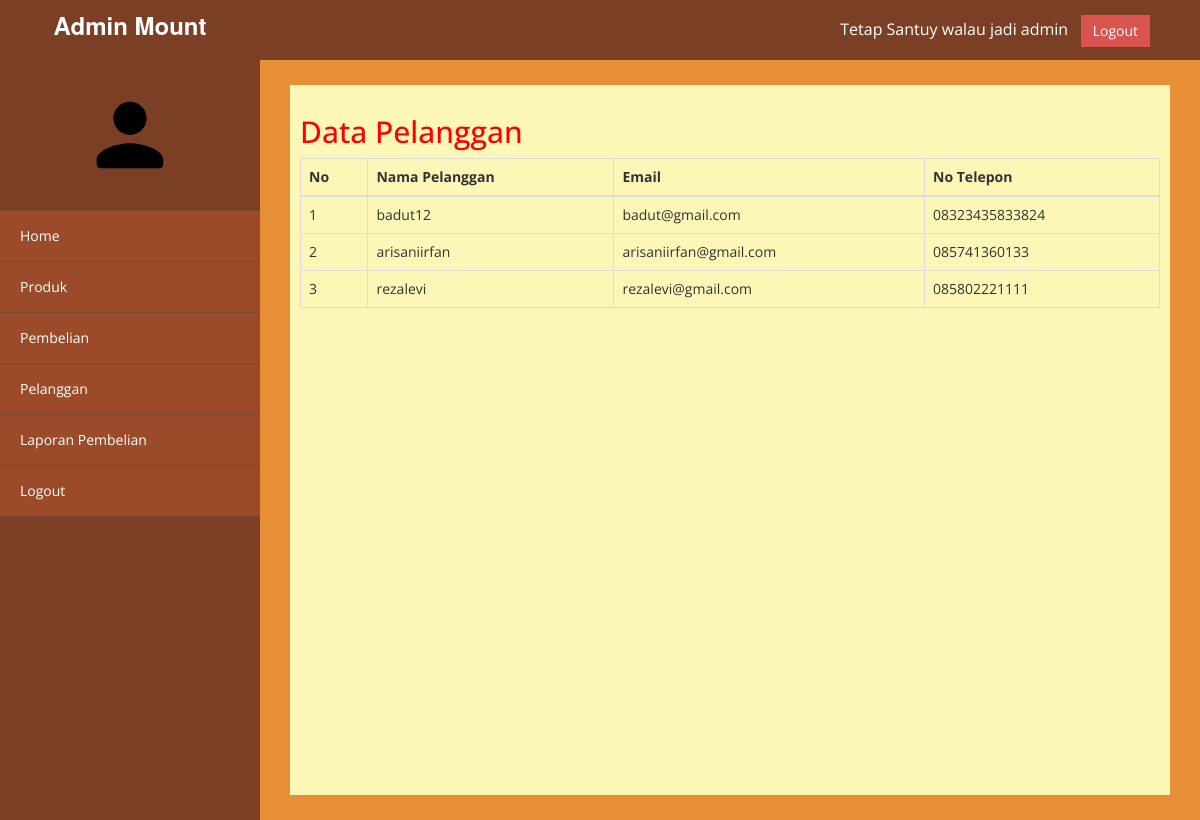
The page /admin/index.php?halaman=pelanggan (signed in) on the database its author committed.
### tables this page shows
CREATE TABLE `users` (
  `id_user` int(11) NOT NULL,
  `email` varchar(30) NOT NULL,
  `username` varchar(30) NOT NULL,
  `pass` varchar(255) NOT NULL,
  `telepon` varchar(15) NOT NULL,
  `foto` varchar(255) NOT NULL
);

### admin/pelanggan.php (the view)
<h2>Data Pelanggan</h2>
<table class="table table-bordered">
    <thead>
        <tr>
            <th>No</th>
            <th>Nama Pelanggan</th>
            <th>Email</th>
            <th>No Telepon</th>
        </tr>
    </thead>
    <tbody>
        <?php $no = 1; ?>
        <?php $ambil = $koneksi->query("SELECT * FROM users"); ?>
        <?php while ($pecah = $ambil->fetch_assoc()) : ?>
            <tr>
                <td><?= $no; ?></td>
                <td><?= $pecah["username"]; ?></td>
                <td><?= $pecah["email"]; ?></td>
                <td><?= $pecah["telepon"]; ?></td>
            </tr>
            <?php $no++; ?>
        <?php endwhile; ?>
    </tbody>
</table>

### admin/assets/css/custom.css (style rules this page uses)
body { font-family: "Open Sans", sans-serif; }
h2 { color: #f00; }

### rows shown on the page
users: username "badut12", email "badut@gmail.com", telepon "08323435833824"
users: username "arisaniirfan", email "arisaniirfan@gmail.com", telepon "085741360133"
users: username "rezalevi", email "rezalevi@gmail.com", telepon "085802221111"
